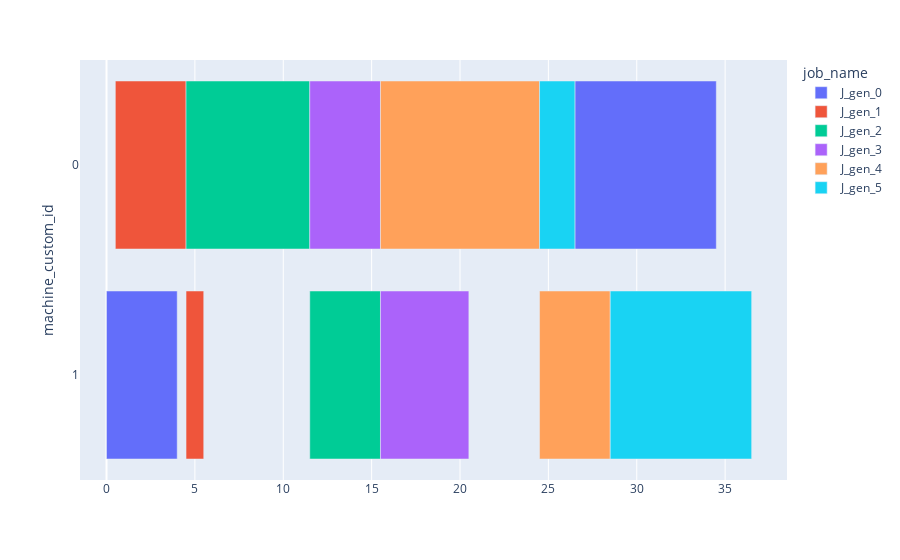

This figure's notebook cell:
### Code cell
fig = dispatcher.draw_gantt_chart(use_custom_proc_station_id=True, sort_by_proc_station=True)

### Figure 1 — Plotly figure (JSON) as saved in the notebook; plotly's stock layout.template omitted (floating-point values rounded to 4 significant figures)
{"data": [{"alignmentgroup": "True", "base": [26.5, 0], "hovertemplate": "job_name=J_gen_0<br>start_time=%{base}<br>end_time=%{x}<br>machine_custom_id=%{y}<extra></extra>", "legendgroup": "J_gen_0", "marker": {"color": "#636efa", "pattern": {"shape": ""}}, "name": "J_gen_0", "offsetgroup": "J_gen_0", "orientation": "h", "showlegend": true, "textposition": "auto", "type": "bar", "x": [8, 4], "xaxis": "x", "y": [0, 1], "yaxis": "y"}, {"alignmentgroup": "True", "base": [0.5, 4.5], "hovertemplate": "job_name=J_gen_1<br>start_time=%{base}<br>end_time=%{x}<br>machine_custom_id=%{y}<extra></extra>", "legendgroup": "J_gen_1", "marker": {"color": "#EF553B", "pattern": {"shape": ""}}, "name": "J_gen_1", "offsetgroup": "J_gen_1", "orientation": "h", "showlegend": true, "textposition": "auto", "type": "bar", "x": [4, 1], "xaxis": "x", "y": [0, 1], "yaxis": "y"}, {"alignmentgroup": "True", "base": [4.5, 11.5], "hovertemplate": "job_name=J_gen_2<br>start_time=%{base}<br>end_time=%{x}<br>machine_custom_id=%{y}<extra></extra>", "legendgroup": "J_gen_2", "marker": {"color": "#00cc96", "pattern": {"shape": ""}}, "name": "J_gen_2", "offsetgroup": "J_gen_2", "orientation": "h", "showlegend": true, "textposition": "auto", "type": "bar", "x": [7, 4], "xaxis": "x", "y": [0, 1], "yaxis": "y"}, {"alignmentgroup": "True", "base": [11.5, 15.5], "hovertemplate": "job_name=J_gen_3<br>start_time=%{base}<br>end_time=%{x}<br>machine_custom_id=%{y}<extra></extra>", "legendgroup": "J_gen_3", "marker": {"color": "#ab63fa", "pattern": {"shape": ""}}, "name": "J_gen_3", "offsetgroup": "J_gen_3", "orientation": "h", "showlegend": true, "textposition": "auto", "type": "bar", "x": [4, 5], "xaxis": "x", "y": [0, 1], "yaxis": "y"}, {"alignmentgroup": "True", "base": [15.5, 24.5], "hovertemplate": "job_name=J_gen_4<br>start_time=%{base}<br>end_time=%{x}<br>machine_custom_id=%{y}<extra></extra>", "legendgroup": "J_gen_4", "marker": {"color": "#FFA15A", "pattern": {"shape": ""}}, "name": "J_gen_4", "offsetgroup": "J_gen_4", "orientation": "h", "showlegend": true, "textposition": "auto", "type": "bar", "x": [9, 4], "xaxis": "x", "y": [0, 1], "yaxis": "y"}, {"alignmentgroup": "True", "base": [24.5, 28.5], "hovertemplate": "job_name=J_gen_5<br>start_time=%{base}<br>end_time=%{x}<br>machine_custom_id=%{y}<extra></extra>", "legendgroup": "J_gen_5", "marker": {"color": "#19d3f3", "pattern": {"shape": ""}}, "name": "J_gen_5", "offsetgroup": "J_gen_5", "orientation": "h", "showlegend": true, "textposition": "auto", "type": "bar", "x": [2, 8], "xaxis": "x", "y": [0, 1], "yaxis": "y"}], "layout": {"barmode": "overlay", "legend": {"title": {"text": "job_name"}, "tracegroupgap": 0}, "margin": {"t": 60}, "xaxis": {"anchor": "y", "domain": [0, 1], "type": "linear"}, "yaxis": {"anchor": "x", "autorange": "reversed", "domain": [0, 1], "title": {"text": "machine_custom_id"}, "type": "category"}}}
